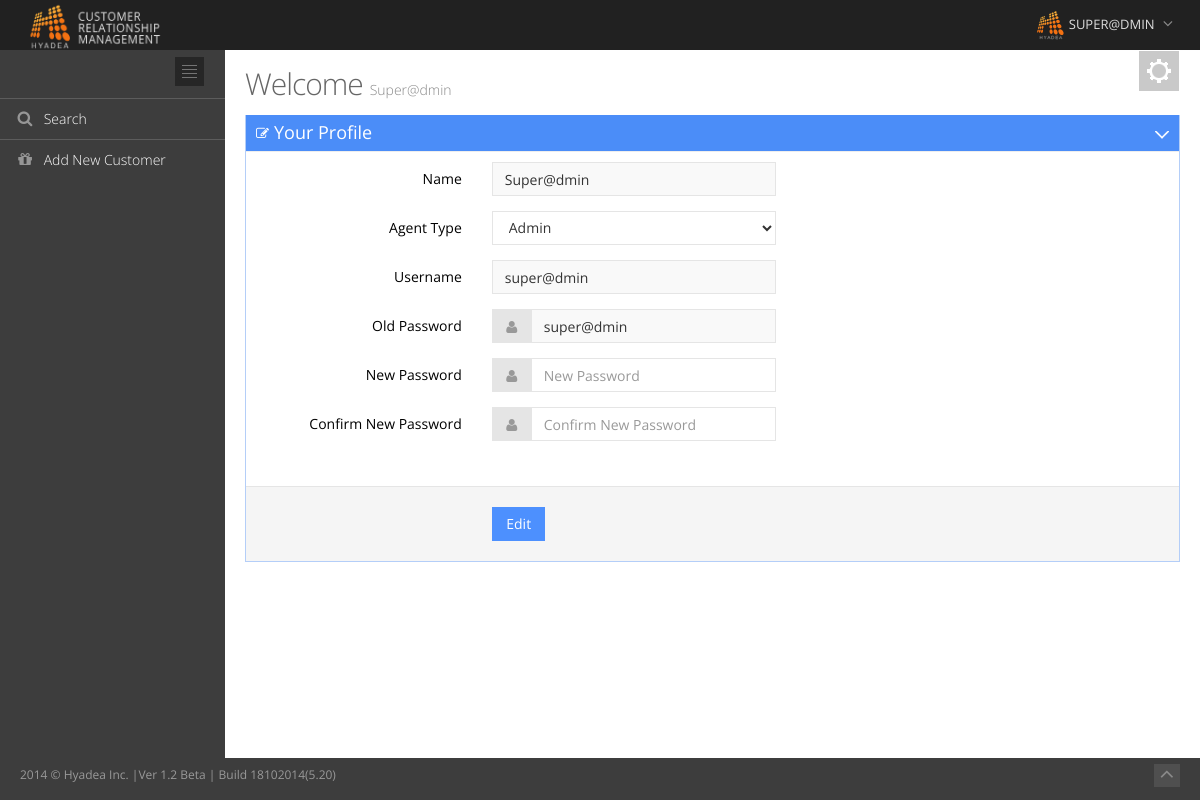
Screenshot of /profile_new.php (signed in) with the database file from the repository.
### tables this page shows
CREATE TABLE IF NOT EXISTS `users` (
  `id` int(11) NOT NULL AUTO_INCREMENT,
  `username` varchar(50) NOT NULL,
  `agent_type` int(2) NOT NULL,
  `email` varchar(200) NOT NULL,
  `password` varchar(15) NOT NULL,
  PRIMARY KEY (`id`)
);

### profile_new.php (the view, shortened to what this page needs)
<?php
    include('includes/l_header.php');
    $query = mysql_query("SELECT * FROM `users` WHERE `username` = '".$_SESSION['username']."'");
    $result = mysql_fetch_array($query);
?>
<body class="page-header-fixed">
<?php  include('includes/main_header.php');?>
<div class="page-container">
	<?php include_once('includes/left_sidebar.php');?>
	<div class="page-content-wrapper">
		<div class="page-content">
			<?php include_once('includes/setting.php'); ?>
			<div class="row">
				<div class="col-md-12">
					<h3 class="page-title">
                                            Welcome <small><?php echo ucfirst($_SESSION['username']);?></small>
					</h3>
				</div>
			</div>
    <div class="row">
    <div class="col-md-12">
                    <div class="portlet box blue">
                            <div class="portlet-title">
                                <div class="caption">
                                        <i class="fa fa-edit"></i>Your Profile
                                </div>
                                <div class="tools">
                                        <a href="javascript:;" class="collapse">
                                        </a>
                                </div>
                            </div>
                            <div class="portlet-body form">
                                <form class="form-horizontal" id=""  method="POST"  action="#">
                                    <div class="form-body">
                                        <div class="form-group">
                                            <label class="col-md-3 control-label">Name</label>
                                            <div class="col-md-4">
                                                <input name="name" id="name" data-required="1" value="<?php echo ucfirst($result['username']); ?>" class="form-control" type="text" readonly="readonly">
                                            </div>
                                        </div>
                                        <div class="form-group">
                                            <label class="col-md-3 control-label">Agent Type</label>
                                            <div class="col-md-4">
                                                <select name="agent_type" class="form-control">
													<option value="3" <?php if ($result['agent_type'] === '3'){echo 'selected="selected"';}?> >Admin</option>
                                                </select>
                                            </div>
                                        </div>
                                        <div class="form-group">
                                            <label class="col-md-3 control-label">Username</label>
                                            <div class="col-md-4">
                                                <input name="username" id="username" class="form-control" value="<?php echo $result['username']; ?>" type="text" readonly="readonly">
                                            </div>
                                        </div>
                                        <div class="form-group">
                                            <label class="col-md-3 control-label">Old Password</label>
                                            <div class="col-md-4">
                                                <div class="input-group">
                                                    <span class="input-group-addon">
                                                        <i class="fa fa-user"></i>
                                                    </span>
                                                    <input name="oldpassword" id="oldpassword" class="form-control" value="<?php echo $result['password']; ?>" type="text" readonly="readonly">
                                                </div>
                                            </div>
                                        </div>
                                        <div class="form-group">
                                            <label class="col-md-3 control-label">New Password</label>
                                            <div class="col-md-4">
                                                <div class="input-group">
                                                    <span class="input-group-addon">
                                                        <i class="fa fa-user"></i>
                                                    </span>
                                                    <input name="newpassword" id="newpassword" class="form-control" type="password" placeholder="New Password">
                                                </div>
                                                </div>
                                        </div>
                                        <div class="form-group">
                                            <label class="col-md-3 control-label">Confirm New Password</label>
                                            <div class="col-md-4">
                                                <div class="input-group">
                                                    <span class="input-group-addon">
                                                        <i class="fa fa-user"></i>
                                                    </span>
                                                    <input name="cnewpassword" id="cnewpassword" class="form-control" type="password" placeholder="Confirm New Password">
                                                </div>
                                            </div>
                                        </div>
                                    </div>
                                    <div class="form-actions fluid">
                                        <div class="col-md-offset-3 col-md-9">
                                            <button class="btn blue" name="edit" type="submit">Edit</button>
                                        </div>
                                    </div>
                                </form>
                            </div>
                    </div>
            </div>
          </div>
        </div>
			</div>
		</div>
<?php include('includes/footer.php');?>

### assets/css/style-metronic.css (style rules this page uses)
div, input, select, textarea, span, img, table, td, th, p, a, button, ul, code, pre, li { -webkit-border-radius: 0 !important; -moz-border-radius: 0 !important; border-radius: 0 !important; }
.btn { border-width: 0; padding: 7px 14px; font-size: 14px; outline: none !important; -webkit-box-shadow: none !important; -moz-box-shadow: none !important; box-shadow: none !important; -webkit-border-radius: 0 !important; -moz-border-radius: 0 !important; border-radius: 0 !important; text-shadow: none; }
.btn.blue { color: white; text-shadow: none; background-color: #4d90fe; }
label { font-weight: 400; font-size: 14px; }
.form-control { font-size: 14px; font-weight: normal; color: #333333; background-color: #ffffff; border: 1px solid #e5e5e5; border-radius: 0; -webkit-box-shadow: none; box-shadow: none; -webkit-transition: border-color ease-in-out .15s, box-shadow ease-in-out .15s; transition: border-color ease-in-out .15s, box-shadow ease-in-out .15s; }
.form-control[disabled], .form-control[readonly], fieldset[disabled] .form-control { cursor: not-allowed; background-color: #eeeeee; }
input[readonly], select[readonly], textarea[readonly] { cursor: not-allowed; background-color: #F9F9F9 !important; }
.input-group-addon { border-color: #e5e5e5; background: #e5e5e5; min-width: 39px; }
.input-group-addon > i { color: #999; }

### assets/css/style-responsive.css (style rules this page uses)
@media (min-width: 992px) { .page-content-wrapper { float: left; width: 100%; } }
@media (min-width: 992px) { .page-content { margin-left: 225px; margin-top: 0px; min-height: 600px; padding: 25px 20px 20px 20px; } }

### assets/css/themes/default.css (style rules this page uses)
body { background-color: #3d3d3d !important; }

### rows the page displays
users: name "Super@dmin", agent_type "Admin", username "super@dmin", oldpassword "super@dmin"

### other values shown
$_SESSION['username'] "Super@dmin"
